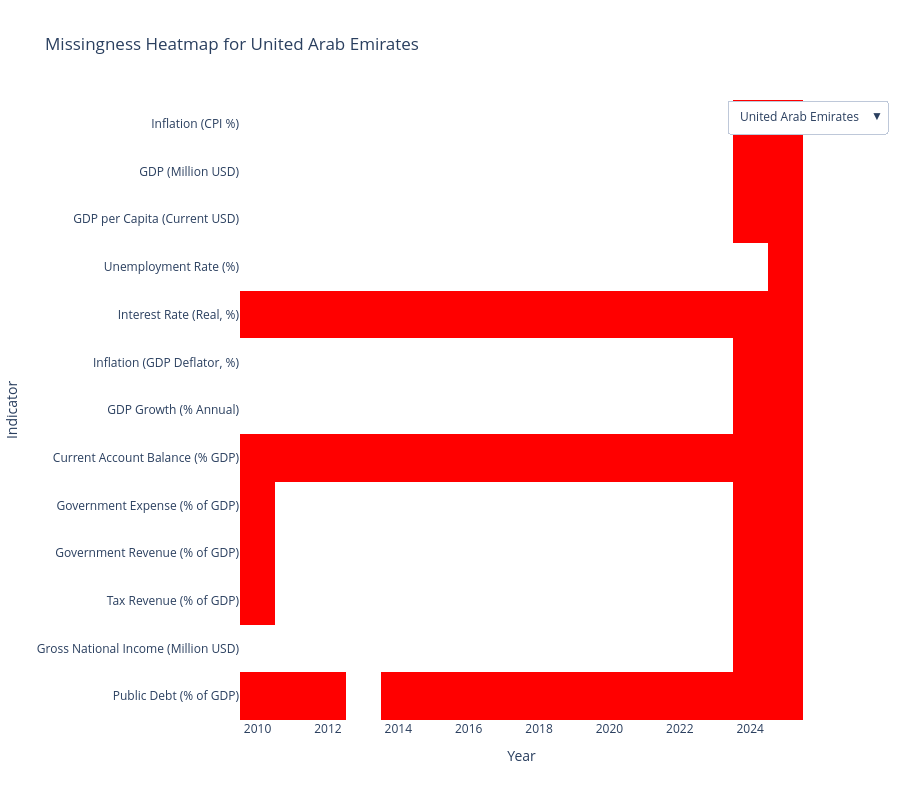

The notebook cell this image was saved under:
### Code cell
countries = indicators_df['country_name'].unique()
indicator_cols = [c for c in indicators_df.columns if c not in ['country_name', 'country_id', 'year']]

# Get the full year range (to keep axis consistent)
years = sorted(indicators_df['year'].unique())

# Build initial figure
country = countries[0]
subset = indicators_df[indicators_df['country_name'] == country]
mask = subset[indicator_cols].isna().astype(int)
mask['year'] = subset['year']
pivot = mask.melt(id_vars='year', var_name='Indicator', value_name='Missing') \
             .pivot(index='Indicator', columns='year', values='Missing') \
             .reindex(index=indicator_cols, columns=years, fill_value=0)

fig = go.Figure(data=go.Heatmap(
    z=pivot.values,
    x=pivot.columns,
    y=pivot.index,
    colorscale=[[0, 'white'], [1, 'red']],
    showscale=False
))

# Add dropdown buttons
buttons = []
for c in countries:
    subset = indicators_df[indicators_df['country_name'] == c]
    mask = subset[indicator_cols].isna().astype(int)
    mask['year'] = subset['year']
    pivot = mask.melt(id_vars='year', var_name='Indicator', value_name='Missing') \
                 .pivot(index='Indicator', columns='year', values='Missing') \
                 .reindex(index=indicator_cols, columns=years, fill_value=0)
    
    buttons.append(dict(
        label=c,
        method="update",
        args=[{"z": [pivot.values]}, {"title": f"Missingness Heatmap for {c}"}]
    ))

fig.update_layout(
    title=f"Missingness Heatmap for {country}",
    updatemenus=[{
        "buttons": buttons,
        "direction": "down",
        "x": 1.15,
        "y": 1,
        "showactive": True
    }],
    xaxis_title="Year",
    yaxis_title="Indicator",
    yaxis=dict(autorange="reversed"),
    width=900,
    height=800
)
fig.show()

### Figure 1 — Plotly figure (JSON) as saved in the notebook; plotly's stock layout.template omitted (floating-point values rounded to 4 significant figures; data arrays with more than 128 entries replaced by an {"elided": "..."} marker saying what was removed)
{"data": [{"colorscale": [[0, "white"], [1, "red"]], "showscale": false, "type": "heatmap", "x": [2010, 2011, 2012, 2013, 2014, 2015, 2016, 2017, 2018, 2019, 2020, 2021, 2022, 2023, 2024, 2025], "y": ["Inflation (CPI %)", "GDP (Million USD)", "GDP per Capita (Current USD)", "Unemployment Rate (%)", "Interest Rate (Real, %)", "Inflation (GDP Deflator, %)", "GDP Growth (% Annual)", "Current Account Balance (% GDP)", "Government Expense (% of GDP)", "Government Revenue (% of GDP)", "Tax Revenue (% of GDP)", "Gross National Income (Million USD)", "Public Debt (% of GDP)"], "z": {"elided": "13x16 int values"}}], "layout": {"height": 800, "title": {"text": "Missingness Heatmap for United Arab Emirates"}, "updatemenus": [{"buttons": [{"args": [{"z": {"elided": "1x13x16 int values"}}, {"title": "Missingness Heatmap for United Arab Emirates"}], "label": "United Arab Emirates", "method": "update"}, {"args": [{"z": {"elided": "1x13x16 int values"}}, {"title": "Missingness Heatmap for Argentina"}], "label": "Argentina", "method": "update"}, {"args": [{"z": {"elided": "1x13x16 int values"}}, {"title": "Missingness Heatmap for Australia"}], "label": "Australia", "method": "update"}, {"args": [{"z": {"elided": "1x13x16 int values"}}, {"title": "Missingness Heatmap for Austria"}], "label": "Austria", "method": "update"}, {"args": [{"z": {"elided": "1x13x16 int values"}}, {"title": "Missingness Heatmap for Belgium"}], "label": "Belgium", "method": "update"}, {"args": [{"z": {"elided": "1x13x16 int values"}}, {"title": "Missingness Heatmap for Bangladesh"}], "label": "Bangladesh", "method": "update"}, {"args": [{"z": {"elided": "1x13x16 int values"}}, {"title": "Missingness Heatmap for Brazil"}], "label": "Brazil", "method": "update"}, {"args": [{"z": {"elided": "1x13x16 int values"}}, {"title": "Missingness Heatmap for Canada"}], "label": "Canada", "method": "update"}, {"args": [{"z": {"elided": "1x13x16 int values"}}, {"title": "Missingness Heatmap for Switzerland"}], "label": "Switzerland", "method": "update"}, {"args": [{"z": {"elided": "1x13x16 int values"}}, {"title": "Missingness Heatmap for Chile"}], "label": "Chile", "method": "update"}, {"args": [{"z": {"elided": "1x13x16 int values"}}, {"title": "Missingness Heatmap for China"}], "label": "China", "method": "update"}, {"args": [{"z": {"elided": "1x13x16 int values"}}, {"title": "Missingness Heatmap for Colombia"}], "label": "Colombia", "method": "update"}, {"args": [{"z": {"elided": "1x13x16 int values"}}, {"title": "Missingness Heatmap for Czechia"}], "label": "Czechia", "method": "update"}, {"args": [{"z": {"elided": "1x13x16 int values"}}, {"title": "Missingness Heatmap for Germany"}], "label": "Germany", "method": "update"}, {"args": [{"z": {"elided": "1x13x16 int values"}}, {"title": "Missingness Heatmap for Denmark"}], "label": "Denmark", "method": "update"}, {"args": [{"z": {"elided": "1x13x16 int values"}}, {"title": "Missingness Heatmap for Egypt, Arab Rep."}], "label": "Egypt, Arab Rep.", "method": "update"}, {"args": [{"z": {"elided": "1x13x16 int values"}}, {"title": "Missingness Heatmap for Finland"}], "label": "Finland", "method": "update"}, {"args": [{"z": {"elided": "1x13x16 int values"}}, {"title": "Missingness Heatmap for France"}], "label": "France", "method": "update"}, {"args": [{"z": {"elided": "1x13x16 int values"}}, {"title": "Missingness Heatmap for United Kingdom"}], "label": "United Kingdom", "method": "update"}, {"args": [{"z": {"elided": "1x13x16 int values"}}, {"title": "Missingness Heatmap for Greece"}], "label": "Greece", "method": "update"}, {"args": [{"z": {"elided": "1x13x16 int values"}}, {"title": "Missingness Heatmap for Hungary"}], "label": "Hungary", "method": "update"}, {"args": [{"z": {"elided": "1x13x16 int values"}}, {"title": "Missingness Heatmap for Indonesia"}], "label": "Indonesia", "method": "update"}, {"args": [{"z": {"elided": "1x13x16 int values"}}, {"title": "Missingness Heatmap for India"}], "label": "India", "method": "update"}, {"args": [{"z": {"elided": "1x13x16 int values"}}, {"title": "Missingness Heatmap for Ireland"}], "label": "Ireland", "method": "update"}, {"args": [{"z": {"elided": "1x13x16 int values"}}, {"title": "Missingness Heatmap for Iraq"}], "label": "Iraq", "method": "update"}, {"args": [{"z": {"elided": "1x13x16 int values"}}, {"title": "Missingness Heatmap for Israel"}], "label": "Israel", "method": "update"}, {"args": [{"z": {"elided": "1x13x16 int values"}}, {"title": "Missingness Heatmap for Italy"}], "label": "Italy", "method": "update"}, {"args": [{"z": {"elided": "1x13x16 int values"}}, {"title": "Missingness Heatmap for Japan"}], "label": "Japan", "method": "update"}, {"args": [{"z": {"elided": "1x13x16 int values"}}, {"title": "Missingness Heatmap for Kazakhstan"}], "label": "Kazakhstan", "method": "update"}, {"args": [{"z": {"elided": "1x13x16 int values"}}, {"title": "Missingness Heatmap for Korea, Rep."}], "label": "Korea, Rep.", "method": "update"}, {"args": [{"z": {"elided": "1x13x16 int values"}}, {"title": "Missingness Heatmap for Mexico"}], "label": "Mexico", "method": "update"}, {"args": [{"z": {"elided": "1x13x16 int values"}}, {"title": "Missingness Heatmap for Malaysia"}], "label": "Malaysia", "method": "update"}, {"args": [{"z": {"elided": "1x13x16 int values"}}, {"title": "Missingness Heatmap for Nigeria"}], "label": "Nigeria", "method": "update"}, {"args": [{"z": {"elided": "1x13x16 int values"}}, {"title": "Missingness Heatmap for Netherlands"}], "label": "Netherlands", "method": "update"}, {"args": [{"z": {"elided": "1x13x16 int values"}}, {"title": "Missingness Heatmap for New Zealand"}], "label": "New Zealand", "method": "update"}, {"args": [{"z": {"elided": "1x13x16 int values"}}, {"title": "Missingness Heatmap for Pakistan"}], "label": "Pakistan", "method": "update"}, {"args": [{"z": {"elided": "1x13x16 int values"}}, {"title": "Missingness Heatmap for Peru"}], "label": "Peru", "method": "update"}, {"args": [{"z": {"elided": "1x13x16 int values"}}, {"title": "Missingness Heatmap for Philippines"}], "label": "Philippines", "method": "update"}, {"args": [{"z": {"elided": "1x13x16 int values"}}, {"title": "Missingness Heatmap for Poland"}], "label": "Poland", "method": "update"}, {"args": [{"z": {"elided": "1x13x16 int values"}}, {"title": "Missingness Heatmap for Portugal"}], "label": "Portugal", "method": "update"}, {"args": [{"z": {"elided": "1x13x16 int values"}}, {"title": "Missingness Heatmap for Qatar"}], "label": "Qatar", "method": "update"}, {"args": [{"z": {"elided": "1x13x16 int values"}}, {"title": "Missingness Heatmap for Romania"}], "label": "Romania", "method": "update"}, {"args": [{"z": {"elided": "1x13x16 int values"}}, {"title": "Missingness Heatmap for Russian Federation"}], "label": "Russian Federation", "method": "update"}, {"args": [{"z": {"elided": "1x13x16 int values"}}, {"title": "Missingness Heatmap for Saudi Arabia"}], "label": "Saudi Arabia", "method": "update"}, {"args": [{"z": {"elided": "1x13x16 int values"}}, {"title": "Missingness Heatmap for Singapore"}], "label": "Singapore", "method": "update"}, {"args": [{"z": {"elided": "1x13x16 int values"}}, {"title": "Missingness Heatmap for Sweden"}], "label": "Sweden", "method": "update"}, {"args": [{"z": {"elided": "1x13x16 int values"}}, {"title": "Missingness Heatmap for Thailand"}], "label": "Thailand", "method": "update"}, {"args": [{"z": {"elided": "1x13x16 int values"}}, {"title": "Missingness Heatmap for Turkiye"}], "label": "Turkiye", "method": "update"}, {"args": [{"z": {"elided": "1x13x16 int values"}}, {"title": "Missingness Heatmap for United States"}], "label": "United States", "method": "update"}, {"args": [{"z": {"elided": "1x13x16 int values"}}, {"title": "Missingness Heatmap for Viet Nam"}], "label": "Viet Nam", "method": "update"}, {"args": [{"z": {"elided": "1x13x16 int values"}}, {"title": "Missingness Heatmap for South Africa"}], "label": "South Africa", "method": "update"}], "direction": "down", "showactive": true, "x": 1.15, "y": 1}], "width": 900, "xaxis": {"title": {"text": "Year"}}, "yaxis": {"autorange": "reversed", "title": {"text": "Indicator"}}}}
